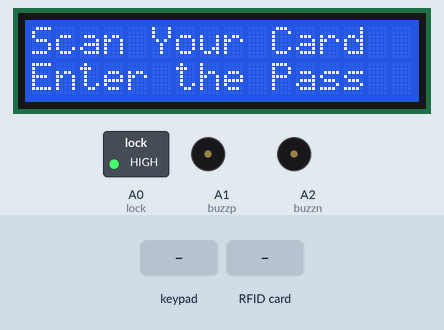
This sketch was run on a simulated Arduino Uno, built with avr-gcc and run on an emulated ATmega328P. Shown: 16×2 character LCD, switched loads named in the sketch (green lamp = pin HIGH), buzzer (waves = sounding, pin HIGH). The inputs (shaded band) are chosen by the test bench. Pins used as bus, display or sensor lines are not drawn; what the sketch prints to the serial monitor is not drawn.

Above: at 1.4 s.
1.5 s: keypad keys 3 2 1 pressed 0.4 s apart
At 3.1 s:
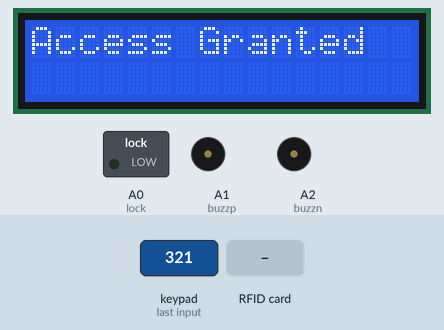
At 5.4 s:
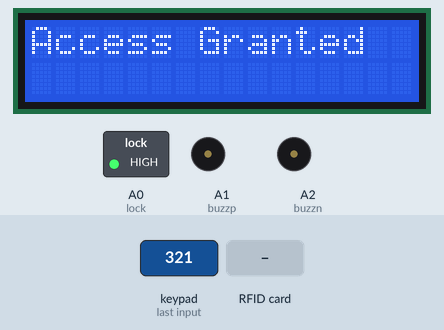
5.7 s: RFID card 5E 7A 19 C4 held to the reader
Timing chart, 0 to 8.7 s (numbered marks = the images above; inputs shaded):
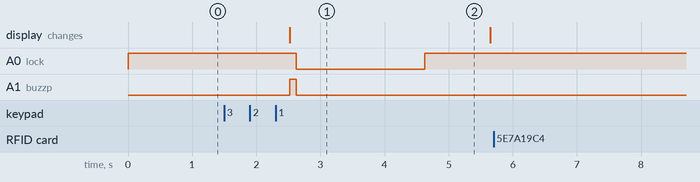

The sketch:

RFID_LCD_KEYPAD_CODE.ino
```cpp
#include <Wire.h>
#include <SPI.h>
#include <MFRC522.h>
#include <LiquidCrystal_I2C.h>
#include <Keypad.h>
LiquidCrystal_I2C lcd(0x27,16,2);

const byte ROWS = 4; //four rows
const byte COLS = 3; //three columns

char keys[ROWS][COLS] = {
  {'#','0','*'},
  {'9','8','7'},
  {'6','5','4'},
  {'3','2','1'}
};

char key_code[3];
char password[3]={'3','2','1'};
int lock =A0;

const int buzzp =  A1;
const int buzzn =  A2;

unsigned int k=0;
byte rowPins[ROWS] = {5, 4, 3, 2}; //connect to the row pinouts of the keypad
byte colPins[COLS] = {8, 7, 6}; //connect to the column pinouts of the keypad

Keypad keypad = Keypad( makeKeymap(keys), rowPins, colPins, ROWS, COLS );
int i=0;
int card1[4]{180,129, 199,7};
int card2[4]{144,121,131,38};
int card3[4]{180,123,223,7};
int card4[4]{144,244,159,38};

constexpr uint8_t RST_PIN = 9;     // Configurable, see typical pin layout above
constexpr uint8_t SS_PIN = 10;     // Configurable, see typical pin layout above

MFRC522 rfid(SS_PIN, RST_PIN); // Instance of the class
MFRC522::MIFARE_Key key;
byte nuidPICC[4];

void setup() {
  // put your setup code here, to run once:
  Serial.begin(9600);
  pinMode(lock, OUTPUT);
  pinMode(buzzp, OUTPUT);
  pinMode(buzzn, OUTPUT);
  digitalWrite(lock, HIGH);

  SPI.begin(); // Init SPI bus
  rfid.PCD_Init(); // Init MFRC522

  lcd.init();
  lcd.backlight();
  lcd.setCursor(0,0);
  lcd.print("  RFID & KEYPAD ");
  Serial.println("  RFID & KEYPAD ");
  lcd.setCursor(0,1);
  lcd.print("  Lock Project  ");
  Serial.println("  Lock Project  ");
  lcd.clear();
  for (byte i = 0; i < 6; i++) {key.keyByte[i] = 0xFF;}
  Serial.println(F("This code scan the MIFARE Classsic NUID."));
  Serial.print(F("Using the following key:"));
  lcd.setCursor(0, 0);
  lcd.print("Scan Your Card");
  Serial.println("Scan Your Card");
  lcd.setCursor(0, 1);
  lcd.print("Enter the Pass");
  Serial.println("Enter the Pass");
}

void loop() {

  char key = keypad.getKey();

    if(key != NO_KEY){
    //Serial.println(key);
    //Serial.println("pressed:");
    //Serial.print(i);
     key_code[i++]=key;
     k=i;
    delay(200);
    digitalWrite(lock, HIGH);
     }

 if(k==3){
   //if(key_code[0]=='3'&&key_code[1]=='2'&&key_code[2]=='1'){
   if(!strncmp(password,key_code,3)){
   lcd.clear() ; lcd.setCursor(0, 0);lcd.print("Access Granted");
   Serial.println("Access Granted");
   digitalWrite(buzzp, HIGH);digitalWrite(buzzn, LOW);delay(100);digitalWrite(buzzp, LOW);digitalWrite(buzzn, LOW);
   digitalWrite(lock, LOW);
   delay(2000);digitalWrite(lock, HIGH);
   delay(1000);
    i=k=0;
  lcd.setCursor(0, 0);
  lcd.print("Scan Your Card");
  Serial.println("Scan Your Card");
  lcd.setCursor(0, 1);
  lcd.print("Enter the Pass");
  Serial.println("Enter the Pass");
   }
 }

  if ( ! rfid.PICC_IsNewCardPresent())
    return;

  // Verify if the NUID has been readed
  if ( ! rfid.PICC_ReadCardSerial())
    return;

  Serial.print(F("PICC type: "));
  MFRC522::PICC_Type piccType = rfid.PICC_GetType(rfid.uid.sak);
  Serial.println(rfid.PICC_GetTypeName(piccType));

   // Store NUID into nuidPICC array
    for (byte i = 0; i < 4; i++) {
    nuidPICC[i] = rfid.uid.uidByte[i];
    Serial.println(nuidPICC[i]);
    }

     if(card1[0] == nuidPICC[0] &&card1[1] == nuidPICC[1] && card1[2] == nuidPICC[2] && card1[3] == nuidPICC[3])
 {
 // digitalWrite(buzzp, HIGH);digitalWrite(buzzn, LOW);delay(100);digitalWrite(buzzp, LOW);digitalWrite(buzzn, LOW);
  lcd.clear() ; lcd.setCursor(0, 0);lcd.print("Access Granted");
  Serial.println("Access Granted");
  digitalWrite(buzzp, HIGH);digitalWrite(buzzn, LOW);delay(100);digitalWrite(buzzp, LOW);digitalWrite(buzzn, LOW);
  delay(1000);
  digitalWrite(lock, LOW);
  delay(2000);
  digitalWrite(lock, HIGH);
  lcd.setCursor(0, 0);
  lcd.print("Scan Your Card");
  Serial.println("Scan Your Card");
  lcd.setCursor(0, 1);
  lcd.print("Enter the Pass");
  Serial.println("Enter the Pass");
 }

 else if(card2[0] == nuidPICC[0] &&card2[1] == nuidPICC[1] && card2[2] == nuidPICC[2] && card2[3] == nuidPICC[3])
 {
  //digitalWrite(buzzp, HIGH);digitalWrite(buzzn, LOW);delay(100);digitalWrite(buzzp, LOW);digitalWrite(buzzn, LOW);
  lcd.clear() ; lcd.setCursor(0, 0);lcd.print("Access Granted");
  Serial.println("Access Granted");
  digitalWrite(buzzp, HIGH);digitalWrite(buzzn, LOW);delay(100);digitalWrite(buzzp, LOW);digitalWrite(buzzn, LOW);
  delay(1000);
  digitalWrite(lock, LOW);
  delay(2000);
  digitalWrite(lock, HIGH);
  lcd.setCursor(0, 0);
  lcd.print("Scan Your Card");
  Serial.println("Scan Your Card");
  lcd.setCursor(0, 1);
  lcd.print("Enter the Pass");
  Serial.println("Enter the Pass");

 }
else if(card3[0] == nuidPICC[0] &&card3[1] == nuidPICC[1] && card3[2] == nuidPICC[2] && card3[3] == nuidPICC[3])
 {
  //digitalWrite(buzzp, HIGH);digitalWrite(buzzn, LOW);delay(100);digitalWrite(buzzp, LOW);digitalWrite(buzzn, LOW);
  lcd.clear() ; lcd.setCursor(0, 0);lcd.print("Access Granted");
  Serial.println("Access Granted");
  digitalWrite(buzzp, HIGH);digitalWrite(buzzn, LOW);delay(100);digitalWrite(buzzp, LOW);digitalWrite(buzzn, LOW);
  delay(1000);
  digitalWrite(lock, LOW);
  delay(2000);
  digitalWrite(lock, HIGH);
  lcd.setCursor(0, 0);
  lcd.print("Scan Your Card");
  Serial.println("Scan Your Card");
  lcd.setCursor(0, 1);
  lcd.print("Enter the Pass");
  Serial.println("Enter the Pass");

 }
 else if(card4[0] == nuidPICC[0] &&card4[1] == nuidPICC[1] && card4[2] == nuidPICC[2] && card4[3] == nuidPICC[3])
 {
  //digitalWrite(buzzp, HIGH);digitalWrite(buzzn, LOW);delay(100);digitalWrite(buzzp, LOW);digitalWrite(buzzn, LOW);
  lcd.clear() ; lcd.setCursor(0, 0);lcd.print("Access Granted");
  Serial.println("Access Granted");
  digitalWrite(buzzp, HIGH);digitalWrite(buzzn, LOW);delay(100);digitalWrite(buzzp, LOW);digitalWrite(buzzn, LOW);
  delay(1000);
  digitalWrite(lock, LOW);
  delay(2000);
  digitalWrite(lock, HIGH);
  lcd.setCursor(0, 0);
  lcd.print("Scan Your Card");
  Serial.println("Scan Your Card");
  lcd.setCursor(0, 1);
  lcd.print("Enter the Pass");
  Serial.println("Enter the Pass");
  }

  }
```

Measured:
- after the input at 1.5 s, A0 (lock): HIGH → LOW after 1.1 s, → HIGH 2.0 s later; A1 (buzzp): LOW → HIGH after 1.0 s, → LOW 0.10 s later; the display: changes after 1.0 s (image 1)
- after the input at 5.7 s, every drawn part: stays the same
- what the display in image 1 shows lasts 3.2 s, from 2.5 s to 5.7 s
